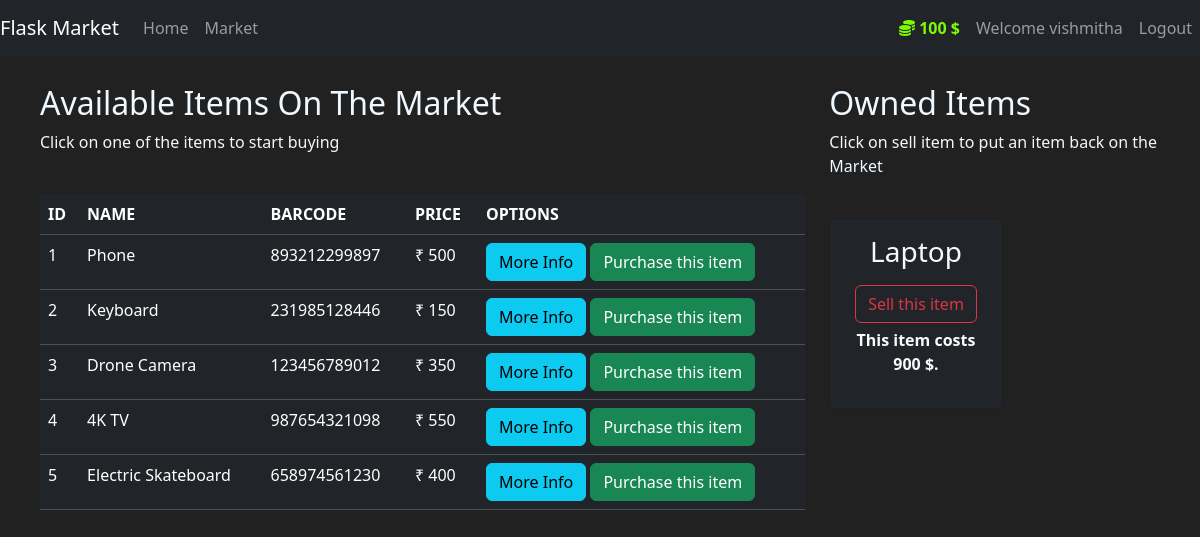
Screenshot of /market (signed in) with the database file from the repository.
### market/models.py (models this page shows, shortened)
class User(db.Model,UserMixin):
    id = db.Column(db.Integer, primary_key=True)
    username = db.Column(db.String(30), unique=True, nullable=False)
    email_address = db.Column(db.String(50), nullable=False, unique=True)
    password_hash = db.Column(db.String(60), nullable=False)
    budgets = db.Column(db.Integer, nullable=False, default=1000)
    items = db.relationship('Item', backref='owned_user', lazy=True)
    @property
    def prettier_budgets(self):
        if len(str(self.budgets))>=4:
            return f"{str(self.budgets)[:-3]},{str(self.budgets)[-3:]} $"
        else:
            return f"{self.budgets} $"
    @property
    def password(self):
        raise AttributeError('Password cannot be accessed directly')

class Item(db.Model):
    id = db.Column(db.Integer, primary_key=True)
    name = db.Column(db.String(30), unique=True, nullable=False)
    barcode = db.Column(db.String(12), unique=True, nullable=False)
    price = db.Column(db.Integer(), nullable=False)
    description = db.Column(db.String(1024), nullable=False,unique=True)
    owner = db.Column(db.Integer(), db.ForeignKey('user.id'))

### market/routes.py (the view, shortened to what this page needs)
@app.route('/market',methods=['GET', 'POST'])
@login_required
def market_page():
    purchase_form=PurchaseItemForm()
    selling_form=SellItemForm()
    if request.method == "GET":
         items=Item.query.filter_by(owner=None)
         owned_items=Item.query.filter_by(owner=current_user.id)
    return render_template('market.html',items=items,purchase_form=purchase_form,owned_items=owned_items,selling_form=selling_form)

### market/models.py (called while the page is built)
@login_manager.user_loader
def load_user(user_id):
    return User.query.get(int(user_id))

### market/templates/market.html (shortened to what this page needs)
{% extends 'base.html' %}
{% block content %}
<div class="row" style="margin-top:28px;margin-left:28px;">
  <div class="col-8">
    <h2>Available Items On The Market</h2>
    <p>Click on one of the items to start buying</p>
<br>
    <table class="table table-hover table-dark">
      <thead>
          <tr>
              <th scope="col">ID</th>
              <th scope="col">NAME</th>
              <th scope="col">BARCODE</th>
              <th scope="col">PRICE</th>
              <th scope="col">OPTIONS</th>
          </tr>
      </thead>
      <tbody>
           {% for item in items%}
              <tr>
                  <td>{{loop.index}}</td>
                  <td>{{item.name}}</td>
                  <td>{{item.barcode}}</td>
                  <td>&#8377; {{item.price}}</td>
                  <td>
                    <button class="btn btn-outline btn-info" data-bs-toggle="modal" data-bs-target="#Modal-MoreInfo-{{item.id}}">More Info</button>
                    <button class="btn btn-outline btn-success"data-bs-toggle="modal" data-bs-target="#Modal-PurchaseConfirm-{{item.id}}">Purchase this item</button>
                  </td>
              </tr>
            {% endfor %}
      </tbody>
    </table>
  </div>
  <div class="col-4">
    <h2>Owned Items </h2>
    <p>Click on sell item to put an  item back on the Market</p>
<br>
    <div class="row">
      {% for owned_item in owned_items %}
     <div class="col-md-6">
      <div style="margin-bottom:5px;" class="card text-center bg-dark">
        <div class="card-body">
          <h5 class="card-title h3 mb-3 font-weight-normal text-center text-light">{{owned_item.name}} </h5>
          <button class="btn btn-outline-danger"style="margin-bottom:5px;" data-bs-toggle="modal"
           data-bs-target="#Modal-SellItemConfirm-{{owned_item.id}}">
            Sell this item</button>
            <div class="card-text  text-light">
              <p>
              <strong>
              This item costs {{owned_item.price}} $.
              </strong>
            </p></div></div>
        </div>
      </div>
     </div>
      {% endfor %}
    </div>
  </div>
{% endblock content %}

### market/templates/base.html (shortened to what this page needs)
<!doctype html>
<html lang="en">
  <head>
    <link href="https://cdn.jsdelivr.net/npm/bootstrap@5.3.3/dist/css/bootstrap.min.css" rel="stylesheet">
    <link rel="stylesheet" href="https://cdnjs.cloudflare.com/ajax/libs/font-awesome/6.0.0-beta3/css/all.min.css">
  </head>
  <body>
    <nav class="navbar navbar-expand-md navbar-dark bg-dark">
      <a class="navbar-brand" href="#">Flask  Market</a>
      <div class="collapse navbar-collapse" id="navbarNav">
        <ul class="navbar-nav mr-auto">
          <li class="nav-item active">
              <a class="nav-link" href="{{url_for('home_page')}}">Home </a>
          </li>
          <li class="nav-item">
              <a class="nav-link" href="{{url_for('market_page')}}">Market</a>
          </li>
      </ul>
      {% if current_user.is_authenticated %}
      <ul class="navbar-nav ms-auto"">
        <li class="nav-item">
            <a class="nav-link" style="color:lawngreen; font-weight: bold;" >
              <i class="fas fa-coins"></i>
              {% if current_user.prettier_budgets is not none %}
                {{ current_user.prettier_budgets }}
              {% else %}
                <span class="text-danger">No budget</span>
              {% endif %}
            </a>
        </li>
        <li class="nav-item">
            <a class="nav-link" >Welcome {{current_user.username}}</a>
        </li>
          <li class="nav-item">
              <a class="nav-link" href="{{url_for('logout_page')}}">Logout</a>
          </li>
      </ul>
      {% endif %}
      </div>
    </nav>
  {% block content %}
  {% endblock content %}
  </body>
</html>

### market/templates/base.html (style rules this page uses)
body { background-color: #212121; color:aliceblue; }

### rows the page displays
User: prettier_budgets "100 $", username "vishmitha"
Item: name "Phone", barcode "893212299897", price "500"
Item: name "Keyboard", barcode "231985128446", price "150"
Item: name "Drone Camera", barcode "123456789012", price "350"
Item: name "4K TV", barcode "987654321098", price "550"
Item: name "Electric Skateboard", barcode "658974561230", price "400"
Item: name "Laptop", price "900"
